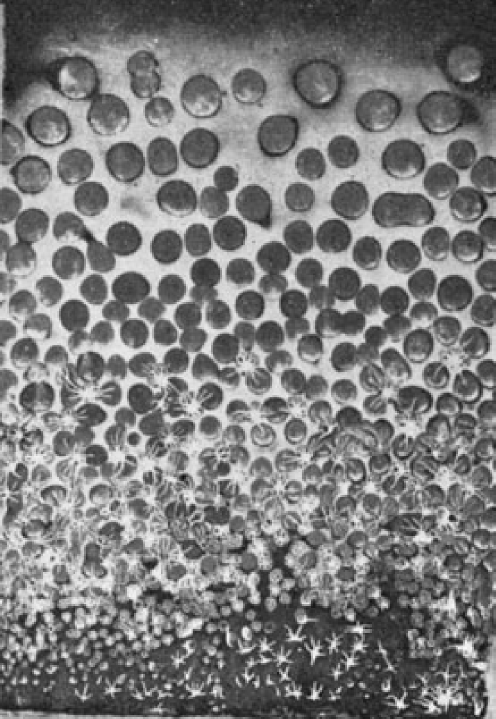
#> input picture data_processing/power_spectra/Literature/Bertein_1973.PNG, 991 x 1437 px (shown at 1/2 size)
$ python psd_literature_bertein.py
#> lines starting #> are read from the running program, lines starting #| are printed output that depends on the picture
### data_processing/power_spectra/psds.py
"""
Power Spectra
"""

import numpy
try:
    import matplotlib.pyplot as pyplot
    pyplotOK = True
except ImportError:
    pyplotOK = False
from correlate2d import correlate2d
from radialprofile import azimuthalAverageBins,radialAverageBins

def hanning2d(M, N):
    """
    A 2D hanning window, as per IDL's hanning function.  See numpy.hanning for the 1d description
    """

    if N <= 1:
        return numpy.hanning(M)
    elif M <= 1:
        return numpy.hanning(N) # scalar unity; don't window if dims are too small
    else:
        return numpy.outer(numpy.hanning(M),numpy.hanning(N))

def power_spectrum(*args,**kwargs):
    """
    Thin wrapper of PSD2.  Returns the 1D power spectrum in stead of the 2D Power Spectral Density
    """
    kwargs['oned']=True
    return PSD2(*args,**kwargs)

def PSD2(image, image2=None, oned=False,
        fft_pad=False, real=False, imag=False,
        binsize=1.0, radbins=1, azbins=1, radial=False, hanning=False,
        wavnum_scale=False, twopi_scale=False, **kwargs):
    """
    Two-dimensional Power Spectral Density.
    NAN values are treated as zero.

    image2 - can specify a second image if you want to see the cross-power-spectrum instead of the
        power spectrum.
    oned - return radial profile of 2D PSD (i.e. mean power as a function of spatial frequency)
           freq,zz = PSD2(image); plot(freq,zz) is a power spectrum
    fft_pad - Add zeros to the edge of the image before FFTing for a speed
        boost?  (the edge padding will be removed afterwards)
    real - Only compute the real part of the PSD (Default is absolute value)
    imag - Only compute the complex part of the PSD (Default is absolute value)
    hanning - Multiply the image to be PSD'd by a 2D Hanning window before performing the FTs.
        Reduces edge effects.  This idea courtesy Paul Ricchiazzia (May 1993), author of the
        IDL astrolib psd.pro
    wavnum_scale - multiply the FFT^2 by the wavenumber when computing the PSD?
    twopi_scale - multiply the FFT^2 by 2pi?
    azbins - Number of azimuthal (angular) bins to include.  Default is 1, or
        all 360 degrees.  If azbins>1, the data will be split into [azbins]
        equally sized pie pieces.  Azbins can also be a numpy array.  See
        AG_image_tools.azimuthalAverageBins for details


    radial - An option to return the *azimuthal* power spectrum (i.e., the spectral power as a function
        of angle).  Not commonly used.
    radbins - number of radial bins (you can compute the azimuthal power spectrum in different annuli)
    """

    # prevent modification of input image (i.e., the next two lines of active code)
    image = image.copy()

    # remove NANs (but not inf's)
    image[image!=image] = 0

    if hanning:
        image = hanning2d(*image.shape) * image

    if image2 is None:
        image2 = image
    else:
        image2 = image2.copy()
        image2[image2!=image2] = 0
        if hanning:
            image2 = hanning2d(*image2.shape) * image2

    if real:
        psd2 = numpy.real( correlate2d(image,image2,return_fft=True,fft_pad=fft_pad,normalize_kernel=False) )
    elif imag:
        psd2 = numpy.imag( correlate2d(image,image2,return_fft=True,fft_pad=fft_pad,normalize_kernel=False) )
    else: # default is absolute value
        psd2 = numpy.abs( correlate2d(image,image2,return_fft=True,fft_pad=fft_pad,normalize_kernel=False) )
    # normalization is approximately (numpy.abs(image).sum()*numpy.abs(image2).sum())

    if wavnum_scale:
        # wx = numpy.concatenate([ numpy.arange(image.shape[0]/2,dtype='float') , image.shape[0]/2 - numpy.arange(image.shape[0]/2,dtype='float') -1 ]) / (image.shape[0]/2.)
        # wy = numpy.concatenate([ numpy.arange(image.shape[1]/2,dtype='float') , image.shape[1]/2 - numpy.arange(image.shape[1]/2,dtype='float') -1 ]) / (image.shape[1]/2.)
        wx = numpy.concatenate([image.shape[0]/2 - numpy.arange(image.shape[0]/2,dtype='float'), numpy.arange(image.shape[0]/2,dtype='float') - 1]) / (image.shape[0]/2.)
        wy = numpy.concatenate([image.shape[1]/2 - numpy.arange(image.shape[1]/2,dtype='float'), numpy.arange(image.shape[1]/2,dtype='float') - 1]) / (image.shape[1]/2.)
        wx/=wx.max()
        wy/=wy.max()
        import matplotlib.pyplot as plt
        # wavnum = numpy.sqrt(numpy.outer(wx, numpy.ones(wx.shape)) ** 2 + numpy.outer(numpy.ones(wy.shape), wx) ** 2)
        wavnum = 1/numpy.sqrt(2)*numpy.sqrt( numpy.outer(wx,numpy.ones(wy.shape))**2 + numpy.outer(numpy.ones(wx.shape),wy)**2 )
        psd2 *= wavnum

    if twopi_scale:
        psd2 *= numpy.pi * 2

    if radial:
        azbins,az,zz = radialAverageBins(psd2,radbins=radbins, interpnan=True, binsize=binsize, **kwargs)
        if len(zz) == 1:
            return az,zz[0]
        else:
            return az,zz

    if oned:
        return pspec(psd2, azbins=azbins, binsize=binsize, **kwargs)

    # else...
    return psd2

# [38 lines left out: function pspec, not called in this run]

### data_processing/power_spectra/convolve.py
import numpy as np
import types

try:
    import fftw3
    has_fftw = True
    def fftw2(array,nthreads=1):
        array = array.astype('complex')
        outarray = array.copy()
        fft_forward = fftw3.Plan(array,outarray, direction='forward', flags=['estimate'],nthreads=nthreads)
        fft_forward()
        return outarray
    # [6 lines left out: function ifftw2, not called in this run]
except ImportError:
    fft2 = np.fft.fft2
    ifft2 = np.fft.ifft2
    has_fftw = False
    # [11 lines of commented-out code are left out]

def convolve(img, kernel, crop=True, return_fft=False, fftshift=True,
        fft_pad=True, psf_pad=False, ignore_nan=False, quiet=False,
        ignore_zeros=True, min_wt=1e-8, force_ignore_zeros_off=False,
        normalize_kernel=np.sum, debug=False, nthreads=1):
    """
    Convolve an image with a kernel.  Returns something the size of an image.
    Assumes image & kernel are centered

    *NOTE* Order matters; the kernel should be second.

    Options:
    fft_pad - Default on.  Zero-pad image to the nearest 2^n
    psf_pad - Default off.  Zero-pad image to be at least the sum of the image
        sizes (in order to avoid edge-wrapping when smoothing)
    crop - Default on.  Return an image of the size of the largest input image.
        If the images are asymmetric in opposite directions, will return the
        largest image in both directions.
    return_fft - Return the FFT instead of the convolution.  Useful for making
        PSDs.
    fftshift - If return_fft on, will shift & crop image to appropriate
        dimensions
    ignore_nan - attempts to re-weight assuming NAN values are meant to be
        ignored, not treated as zero.
    ignore_zeros - Ignore the zero-pad-created zeros.  Desirable if you have
        periodic boundaries on a non-2^n grid
    force_ignore_zeros_off - You can choose to turn off the ignore-zeros when padding,
        but this is only recommended for purely debug purposes
    min_wt - If ignoring nans/zeros, force all grid points with a weight less
        than this value to NAN (the weight of a grid point with *no* ignored
        neighbors is 1.0)
    normalize_kernel - if specified, function to divide kernel by to normalize it

    nthreads - if fftw3 is installed, can specify the number of threads to
        allow FFTs to use.  Probably only helpful for large arrays
    """

    # replace fft2 if has_fftw so that nthreads can be passed
    global fft2,ifft2
    if has_fftw:
        def fft2(*args, **kwargs):
            return fftw2(*args, nthreads=nthreads, **kwargs)

        def ifft2(*args, **kwargs):
            return ifftw2(*args, nthreads=nthreads, **kwargs)


    # mask catching
    if hasattr(img,'mask'):
        mask = img.mask
        img = np.array(img)
        img[mask] = np.nan

    # NAN catching
    nanmaskimg = img!=img
    img[nanmaskimg] = 0
    if nanmaskimg.sum() > 0 and not ignore_nan and not quiet:
        print("Warning: NOT ignoring nan values even though they are present (they are treated as 0)")

    if (psf_pad or fft_pad) and not ignore_zeros and not force_ignore_zeros_off and not quiet:
        print("Warning: when psf_pad or fft_pad are enabled, ignore_zeros is forced on")
        ignore_zeros=True
    elif force_ignore_zeros_off:
        ignore_zeros=False

    if normalize_kernel: # try this.  If a function is not passed, the code will just crash... I think type checking would be better but PEPs say otherwise...
        kernel = kernel / normalize_kernel(kernel)

    if debug: print("Status: ignore_zeros=",ignore_zeros," force_ignore_zeros_off=",force_ignore_zeros_off," psf_pad=",psf_pad," fft_pad=",fft_pad," normalize_kernel=",normalize_kernel)

    imgshape = img.shape
    kernshape = kernel.shape
    # find ideal size (power of 2) for fft.  Can add shapes because they are tuples
    if fft_pad:
        if psf_pad:
            # add the X dimensions and Y dimensions and then take the max (bigger)
            fsize = 2**np.ceil(np.log2(np.max(np.array(imgshape)+np.array(kernshape))))
        else:
            # add the shape lists (max of a list of length 4) (smaller)
            fsize = 2**np.ceil(np.log2(np.max(imgshape+kernshape)))
        newshape = np.array([fsize,fsize])
    else:
        if psf_pad:
            newshape = np.array(imgshape)+np.array(kernshape) # just add the biggest dimensions
        else:
            newshape = np.array([np.max([imgshape[0],kernshape[0]]),np.max([imgshape[1],kernshape[1]])])
    centerx, centery = newshape/2.
    imgquarter1x, imgquarter1y = centerx - imgshape[0]/2.,centery - imgshape[1]/2.
    imgquarter1x = int(imgquarter1x)
    imgquarter1y = int(imgquarter1y)
    imgquarter3x, imgquarter3y = centerx + imgshape[0]/2.,centery + imgshape[1]/2.
    imgquarter3x = int(imgquarter3x)
    imgquarter3y = int(imgquarter3y)
    kernelquarter1x, kernelquarter1y = int(centerx - kernshape[0]/2.),int(centery - kernshape[1]/2.)
    kernelquarter3x, kernelquarter3y = int(centerx + kernshape[0]/2.),int(centery + kernshape[1]/2.)
    bigimg = np.zeros(newshape,dtype=np.complex128)
    bigkernel = np.zeros(newshape,dtype=np.complex128)
    bigimg[imgquarter1x:imgquarter3x,imgquarter1y:imgquarter3y] = img
    bigkernel[kernelquarter1x:kernelquarter3x,kernelquarter1y:kernelquarter3y] = kernel
    imgfft = fft2(bigimg)
    kernfft = fft2(bigkernel)
    fftmult = imgfft*kernfft
    if debug: print("Kernel sum: %g  Bigkernel sum: %g" % (kernel.sum(), bigkernel.sum()))
    if ignore_nan or ignore_zeros:
        bigimwt = np.ones(newshape,dtype=np.complex128)
        if ignore_zeros: bigimwt[:] = 0.0
        bigimwt[imgquarter1x:imgquarter3x,imgquarter1y:imgquarter3y] = 1.0-nanmaskimg*ignore_nan
        wtfft = fft2(bigimwt)
        wtfftmult = wtfft*kernfft/kernel.sum()
        wtfftsm   = ifft2(wtfftmult)
        pixel_weight = np.fft.fftshift(wtfftsm).real
        if debug: print("Pixel weight: %g  bigimwt: %g wtfft sum: %g kernfft sum: %g wtfftsm sum: %g" % (pixel_weight.sum(), bigimwt.sum(), wtfft.sum(), kernfft.sum(), wtfftsm.sum()))
    if debug: print("img shape:",imgshape," kern shape:",kernshape," newshape:",newshape,\
                    " imgquarter1x,3x,1y,3y:",imgquarter1x,imgquarter3x,imgquarter1y,imgquarter3y, \
                    " kernelquarter1x,3x,1y,3y:",kernelquarter1x,kernelquarter3x,kernelquarter1y,kernelquarter3y)

    if return_fft:
        if fftshift: # default on
            if crop:
                return np.fft.fftshift(fftmult)[ imgquarter1x:imgquarter3x, imgquarter1y:imgquarter3y ]
            else:
                return np.fft.fftshift(fftmult)
        else:
            return fftmult

    if ignore_nan or ignore_zeros:
        rifft = np.fft.fftshift( ifft2( fftmult ) ) / pixel_weight
        rifft[pixel_weight < min_wt] = np.nan
    else:
        rifft = np.fft.fftshift( ifft2( fftmult ) )
    if crop:
        result = rifft[ imgquarter1x:imgquarter3x, imgquarter1y:imgquarter3y ].real
        return result
    else:
        return rifft.real

# [106 lines left out: function smooth, not called in this run]

### data_processing/power_spectra/correlate2d.py
import numpy
import convolve

def correlate2d(im1,im2,**kwargs):
    """
    Cross-correlation of two images of arbitrary size.  Returns an image
    cropped to the largest of each dimension of the input images

    Options:
    return_fft - if true, return fft(im1)*fft(im2[::-1,::-1]), which is the power
        spectral density
    fftshift - if true, return the shifted psd so that the DC component is in
        the center of the image
    pad - Default on.  Zero-pad image to the nearest 2^n
    crop - Default on.  Return an image of the size of the largest input image.
        If the images are asymmetric in opposite directions, will return the largest
        image in both directions.

    WARNING: Normalization may be arbitrary if you use the PSD
    """

    return convolve.convolve(im1,im2[::-1,::-1],**kwargs)

### data_processing/power_spectra/psd_literature_bertein.py
import psds
import numpy as np
import matplotlib.pyplot as plt
import imageio
import pylab

im0 = imageio.imread('Literature/Bertein_1973.PNG')
#> im0 is the input picture: shape (1437, 991, 4); mean R, G, B, A 123.8, 123.8, 123.8, 255
pix_per_mm = 75.8/12
im1 = np.mean(im0, axis=2)[600:1000,:]
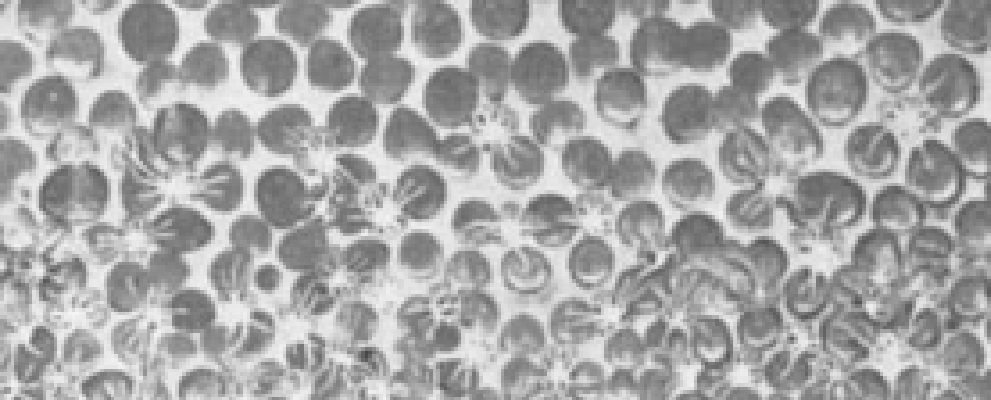
#> im1: shape (400, 991) float64; min 70.5, max 246, mean 167
plt.imshow(im1)
hanning = True
pylab.figure(2)
pylab.clf()

names = ['quarter_width', 'half_width', 'full_width', 'full_height']
for i, im in enumerate([im1[:, :250], im1[:, :500], im1[:, :], np.mean(im0, axis=2)]):
#> (the run stopped early here; a loop or call above may not have finished)

$ run again, with data_processing/power_spectra/Literature/mountain_test.png copied over data_processing/power_spectra/Literature/Bertein_1973.PNG
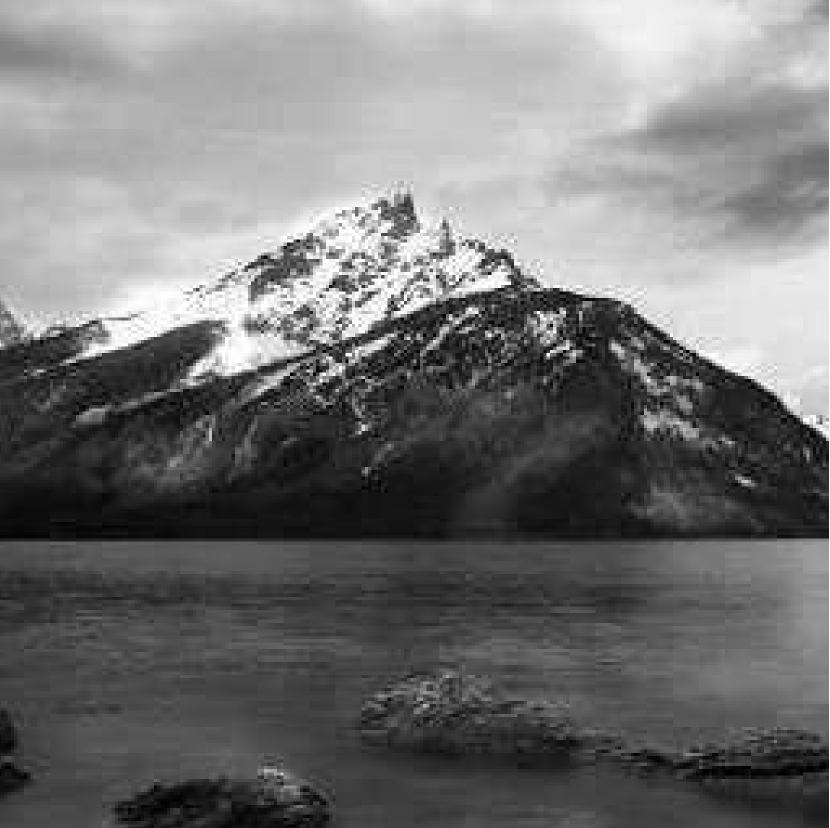
#> input picture data_processing/power_spectra/Literature/mountain_test.png, 1660 x 1656 px (shown at 1/2 size)
#> im0 is the input picture: shape (1656, 1660, 4); mean R, G, B, A 115.8, 115.8, 115.8, 255
#> `im1 = np.mean(im0, axis=2)[600:1000,:]`:
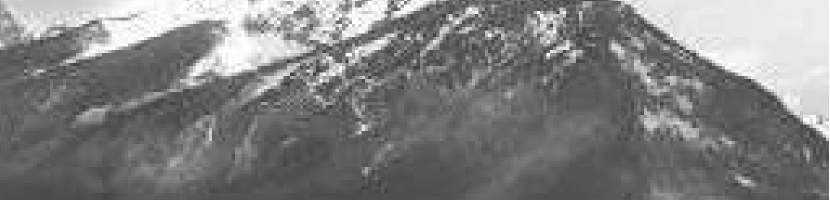
#> im1: shape (400, 1660) float64 (shown at 1/2 size); min 63.75, max 255, mean 127.4
